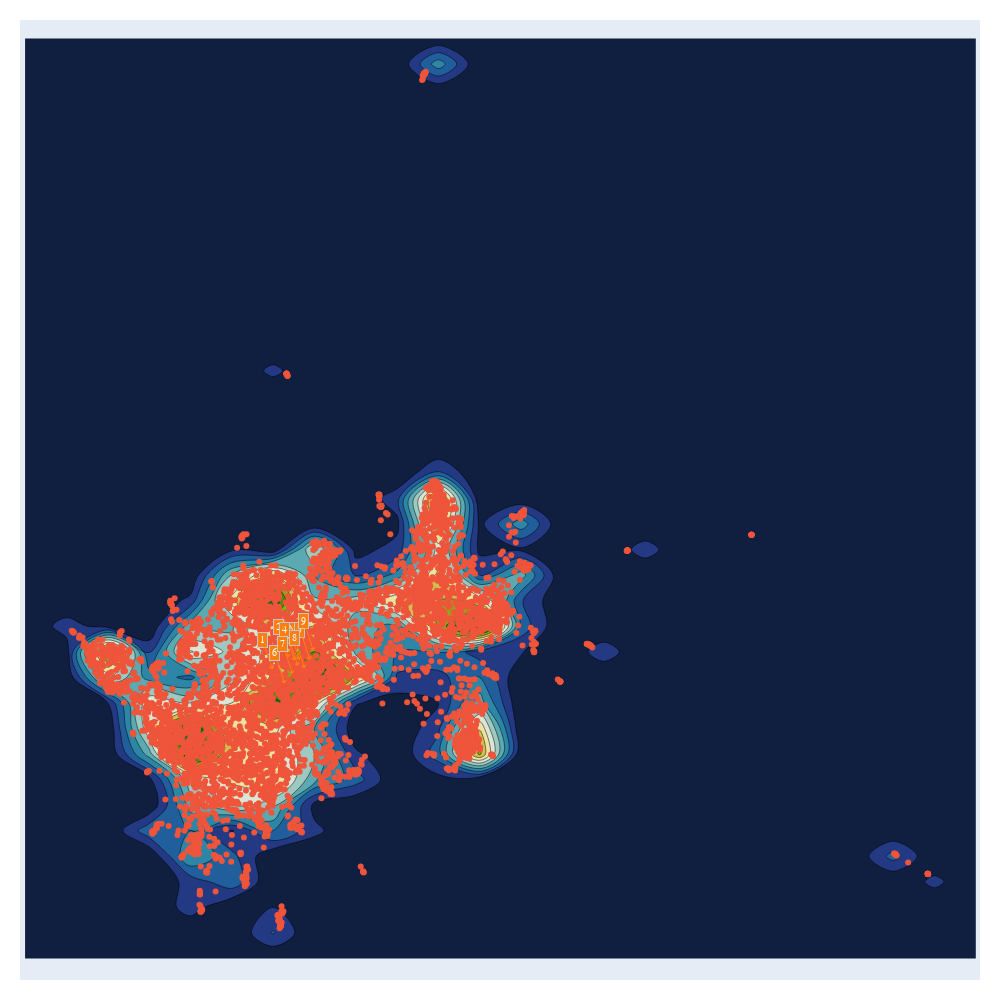

The notebook cell this image was saved under:
### Code cell
fig.show()

### Figure 1 — Plotly figure (JSON) as saved in the notebook; plotly's stock layout.template omitted (floating-point values rounded to 4 significant figures; data arrays with more than 128 entries replaced by an {"elided": "..."} marker saying what was removed)
{"data": [{"autocontour": true, "colorscale": [[0, "rgb(16, 31, 63)"], [0.09091, "rgb(38, 62, 144)"], [0.1818, "rgb(30, 110, 161)"], [0.2727, "rgb(60, 154, 171)"], [0.3636, "rgb(140, 193, 186)"], [0.4545, "rgb(217, 229, 218)"], [0.5455, "rgb(239, 226, 156)"], [0.6364, "rgb(195, 182, 59)"], [0.7273, "rgb(115, 152, 5)"], [0.8182, "rgb(34, 120, 36)"], [0.9091, "rgb(18, 78, 43)"], [1, "rgb(23, 35, 18)"]], "contours": {"coloring": "fill", "end": 130, "showlabels": false, "size": 10, "start": 10}, "showscale": false, "type": "histogram2dcontour", "x": {"elided": "5448 float values"}, "y": {"elided": "5448 float values"}}, {"customdata": {"elided": "5448x3x1 str values"}, "hovertemplate": "<br><b>TOPIC</b>: %{customdata[0]}<br><br><b>TEXT</b>: %{customdata[1]}<br><br><b>SCORE</b>: %{customdata[2]}<br>", "mode": "markers", "type": "scatter", "x": {"elided": "5448 float values"}, "y": {"elided": "5448 float values"}}], "layout": {"annotations": [{"arrowcolor": "#ff7f0e", "arrowhead": 1, "bgcolor": "#ff7f0e", "bordercolor": "#c7c7c7", "borderpad": 2, "borderwidth": 1, "font": {"color": "#ffffff", "family": "Courier New, monospace", "size": 10}, "opacity": 1, "showarrow": true, "text": "0", "x": 0.1376, "y": 0.08771}, {"arrowcolor": "#ff7f0e", "arrowhead": 1, "bgcolor": "#ff7f0e", "bordercolor": "#c7c7c7", "borderpad": 2, "borderwidth": 1, "font": {"color": "#ffffff", "family": "Courier New, monospace", "size": 10}, "opacity": 1, "showarrow": true, "text": "1", "x": -0.5153, "y": -0.09897}, {"arrowcolor": "#ff7f0e", "arrowhead": 1, "bgcolor": "#ff7f0e", "bordercolor": "#c7c7c7", "borderpad": 2, "borderwidth": 1, "font": {"color": "#ffffff", "family": "Courier New, monospace", "size": 10}, "opacity": 1, "showarrow": true, "text": "2", "x": -0.1206, "y": 0.1392}, {"arrowcolor": "#ff7f0e", "arrowhead": 1, "bgcolor": "#ff7f0e", "bordercolor": "#c7c7c7", "borderpad": 2, "borderwidth": 1, "font": {"color": "#ffffff", "family": "Courier New, monospace", "size": 10}, "opacity": 1, "showarrow": true, "text": "3", "x": 0.1008, "y": -0.02617}, {"arrowcolor": "#ff7f0e", "arrowhead": 1, "bgcolor": "#ff7f0e", "bordercolor": "#c7c7c7", "borderpad": 2, "borderwidth": 1, "font": {"color": "#ffffff", "family": "Courier New, monospace", "size": 10}, "opacity": 1, "showarrow": true, "text": "4", "x": 0.022, "y": 0.08056}, {"arrowcolor": "#ff7f0e", "arrowhead": 1, "bgcolor": "#ff7f0e", "bordercolor": "#c7c7c7", "borderpad": 2, "borderwidth": 1, "font": {"color": "#ffffff", "family": "Courier New, monospace", "size": 10}, "opacity": 1, "showarrow": true, "text": "5", "x": 0.3918, "y": 0.09285}, {"arrowcolor": "#ff7f0e", "arrowhead": 1, "bgcolor": "#ff7f0e", "bordercolor": "#c7c7c7", "borderpad": 2, "borderwidth": 1, "font": {"color": "#ffffff", "family": "Courier New, monospace", "size": 10}, "opacity": 1, "showarrow": true, "text": "6", "x": -0.2183, "y": -0.3704}, {"arrowcolor": "#ff7f0e", "arrowhead": 1, "bgcolor": "#ff7f0e", "bordercolor": "#c7c7c7", "borderpad": 2, "borderwidth": 1, "font": {"color": "#ffffff", "family": "Courier New, monospace", "size": 10}, "opacity": 1, "showarrow": true, "text": "7", "x": -0.02542, "y": -0.1852}, {"arrowcolor": "#ff7f0e", "arrowhead": 1, "bgcolor": "#ff7f0e", "bordercolor": "#c7c7c7", "borderpad": 2, "borderwidth": 1, "font": {"color": "#ffffff", "family": "Courier New, monospace", "size": 10}, "opacity": 1, "showarrow": true, "text": "8", "x": 0.2627, "y": -0.07172}, {"arrowcolor": "#ff7f0e", "arrowhead": 1, "bgcolor": "#ff7f0e", "bordercolor": "#c7c7c7", "borderpad": 2, "borderwidth": 1, "font": {"color": "#ffffff", "family": "Courier New, monospace", "size": 10}, "opacity": 1, "showarrow": true, "text": "9", "x": 0.4769, "y": 0.2717}], "coloraxis": {"showscale": false}, "font": {"size": 25}, "height": 1000, "margin": {"b": 20, "l": 20, "r": 20, "t": 20}, "showlegend": false, "title": {"font": {"size": 25}}, "width": 1000, "xaxis": {"autorange": true, "range": [-6.623, 16.6], "showgrid": false, "showticklabels": false, "type": "linear", "zeroline": false}, "yaxis": {"autorange": true, "range": [-6.172, 12.61], "showgrid": false, "showticklabels": false, "type": "linear", "zeroline": false}}}
